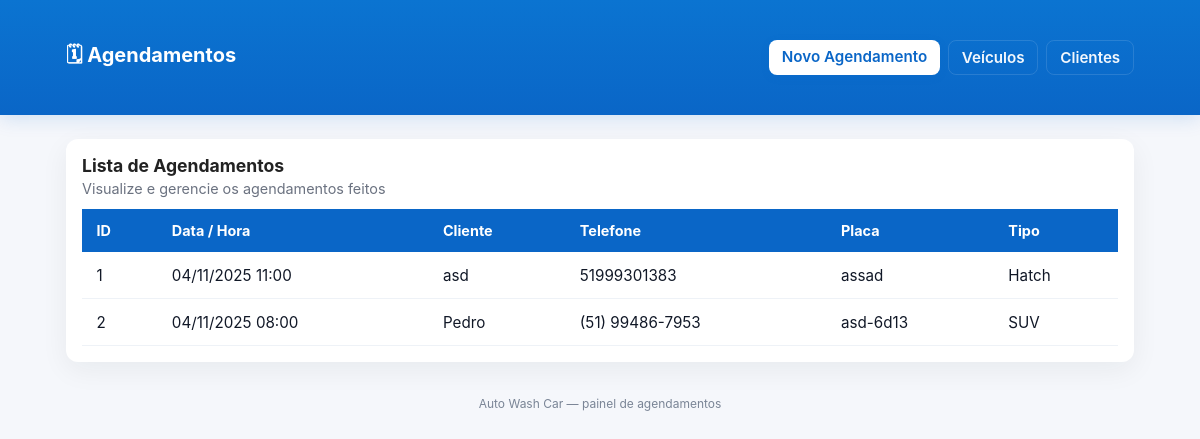
Page /appointments/ on the earlier database version.
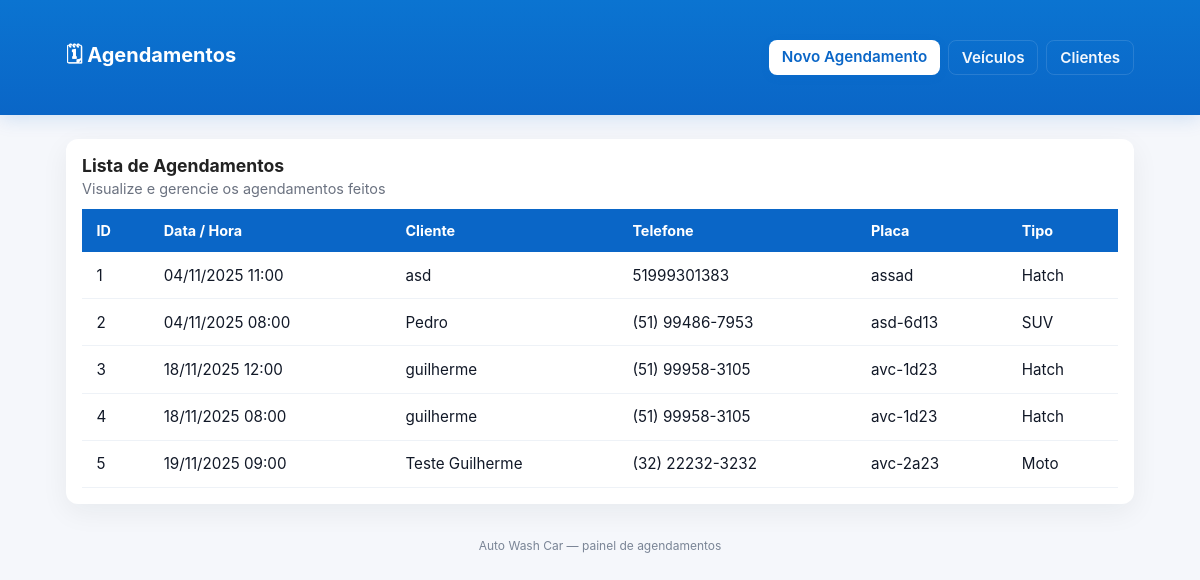
Same page on the later database version.
### src/models/appointment.py (models this page shows, shortened)
class Appointment(db.Model):
    __tablename__ = 'appointments'
    id = db.Column(db.Integer, primary_key=True)
    date_time = db.Column(db.DateTime, nullable=False)
    customer_id = db.Column(db.Integer, db.ForeignKey('customers.id'), nullable=False)
    vehicle_id = db.Column(db.Integer, db.ForeignKey('vehicles.id'), nullable=False)

### src/models/customer.py (models this page shows, shortened)
class Customer(db.Model):
    __tablename__ = 'customers'
    id = db.Column(db.Integer, primary_key=True)
    name = db.Column(db.String(100), nullable=False)
    phone = db.Column(db.String(20), nullable=False)
    vehicles = db.relationship('Vehicle', backref='customer', lazy=True, cascade='all, delete-orphan')
    appointments = db.relationship('Appointment', backref='customer', lazy=True, cascade='all, delete-orphan')

### src/models/vehicle.py (models this page shows, shortened)
class Vehicle(db.Model):
    __tablename__ = 'vehicles'
    id = db.Column(db.Integer, primary_key=True)
    plate = db.Column(db.String(10), nullable=False, unique=True)
    type = db.Column(db.String(50), nullable=False)
    customer_id = db.Column(db.Integer, db.ForeignKey('customers.id'), nullable=False)
    appointments = db.relationship('Appointment', backref='vehicle', lazy=True, cascade='all, delete-orphan')

### src/routes/appointment_routes.py (the view)
@appointment_bp.route('/', methods=['GET'])
def get_appointments():
    appointments = Appointment.query.all()
    return render_template('appointments.html', appointments=appointments)

### src/templates/appointments.html (shortened to what this page needs)
<!DOCTYPE html>
<html lang="pt-br">
<head>
    <link rel="stylesheet" href="{{ url_for('static', filename='css/appointments.css') }}">
</head>
<body>
    <header class="topbar">
        <div class="container">
            <h1>🗓 Agendamentos</h1>
            <nav>
                <a class="btn" href="{{ url_for('appointments.schedule_appointment') }}">Novo Agendamento</a>
                <a class="btn btn-secondary" href="{{ url_for('vehicles.list_vehicles') }}">Veículos</a>
                <a class="btn btn-secondary" href="{{ url_for('customer.get_customers') }}">Clientes</a>
            </nav>
        </div>
    </header>
    <main class="container">
        <section class="card">
            <div class="card-header">
                <h2>Lista de Agendamentos</h2>
                <p class="muted">Visualize e gerencie os agendamentos feitos</p>
            </div>
            <div class="card-body">
                {% if appointments %}
                <div class="table-wrap">
                    <table class="appointments-table" aria-describedby="Lista de agendamentos">
                        <thead>
                            <tr>
                                <th>ID</th>
                                <th>Data / Hora</th>
                                <th>Cliente</th>
                                <th>Telefone</th>
                                <th>Placa</th>
                                <th>Tipo</th>
                            </tr>
                        </thead>
                        <tbody>
                            {% for a in appointments %}
                            <tr>
                                <td data-label="ID">{{ a.id }}</td>
                                <td data-label="Data / Hora">{{ a.date_time.strftime('%d/%m/%Y %H:%M') }}</td>
                                <td data-label="Cliente">{{ a.customer.name if a.customer else '—' }}</td>
                                <td data-label="Telefone">{{ a.customer.phone if a.customer else '—' }}</td>
                                <td data-label="Placa">{{ a.vehicle.plate if a.vehicle else '—' }}</td>
                                <td data-label="Tipo">{{ a.vehicle.type if a.vehicle else '—' }}</td>
                            </tr>
                            {% endfor %}
                        </tbody>
                    </table>
                </div>
                {% else %}
                    <div class="empty">
                        <p>Nenhum agendamento encontrado.</p>
                        <a class="btn" href="{{ url_for('appointments.schedule_appointment') }}">Criar primeiro agendamento</a>
                    </div>
                {% endif %}
            </div>
        </section>
    </main>
    <footer class="footer">
        <div class="container">
            <small>Auto Wash Car — painel de agendamentos</small>
        </div>
    </footer>
</body>
</html>

### src/static/css/appointments.css (style rules this page uses)
* { box-sizing: border-box; }
body { margin: 0; font-family: "Inter", "Segoe UI", Roboto, Arial, sans-serif; background: #f5f7fb; color: #222; -webkit-font-smoothing:antialiased; -moz-osx-font-smoothing:grayscale; }
.container { max-width: 1100px; margin: 1.5rem auto; padding: 0 1rem; }
.topbar { background: linear-gradient(180deg,#0b74d1,#0a66c7); color: #fff; padding: 1rem 0.25rem; box-shadow: 0 4px 18px rgba(10,102,199,0.15); }
.topbar .container { display: flex; gap: 1rem; align-items: center; justify-content: space-between; }
.topbar h1 { margin: 0; font-size: 1.25rem; }
.topbar nav { display: flex; gap: 0.5rem; }
.btn { background: #fff; color: #0a66c7; padding: 0.45rem 0.8rem; border-radius: 8px; text-decoration: none; font-weight: 600; font-size: 0.95rem; box-shadow: 0 2px 8px rgba(10,102,199,0.12); }
.btn-secondary { background: transparent; color: rgba(255,255,255,0.95); border: 1px solid rgba(255,255,255,0.12); box-shadow: none; }
.card { background: #fff; border-radius: 12px; padding: 1rem; box-shadow: 0 8px 28px rgba(20,30,40,0.06); margin-top: 1.25rem; }
.card-header h2 { margin: 0; font-size: 1.1rem; }
.card-header .muted { margin: 0.25rem 0 0; color: #6b7280; font-size: 0.9rem; }
.table-wrap { overflow-x:auto; margin-top: 0.75rem; }
.appointments-table { width: 100%; border-collapse: collapse; min-width: 720px; }
.appointments-table thead th { text-align: left; padding: 0.8rem 0.9rem; background: #0a66c7; color: white; font-weight: 700; font-size: 0.9rem; position: sticky; top: 0; }
.appointments-table tbody td { padding: 0.85rem 0.9rem; border-bottom: 1px solid #eef2f7; vertical-align: middle; font-size: 0.95rem; color: #111827; }
.footer { margin: 2rem 0 3rem; text-align: center; color: #7a8596; font-size: 0.9rem; }

Differences in the rows shown:
added Appointment: id "3", date_time "18/11/2025 12:00", customer "guilherme", customer "(51) 99958-3105", vehicle "avc-1d23", vehicle "Hatch"
added Appointment: id "4", date_time "18/11/2025 08:00", customer "guilherme", customer "(51) 99958-3105", vehicle "avc-1d23", vehicle "Hatch"
added Appointment: id "5", date_time "19/11/2025 09:00", customer "Teste Guilherme", customer "(32) 22232-3232", vehicle "avc-2a23", vehicle "Moto"
